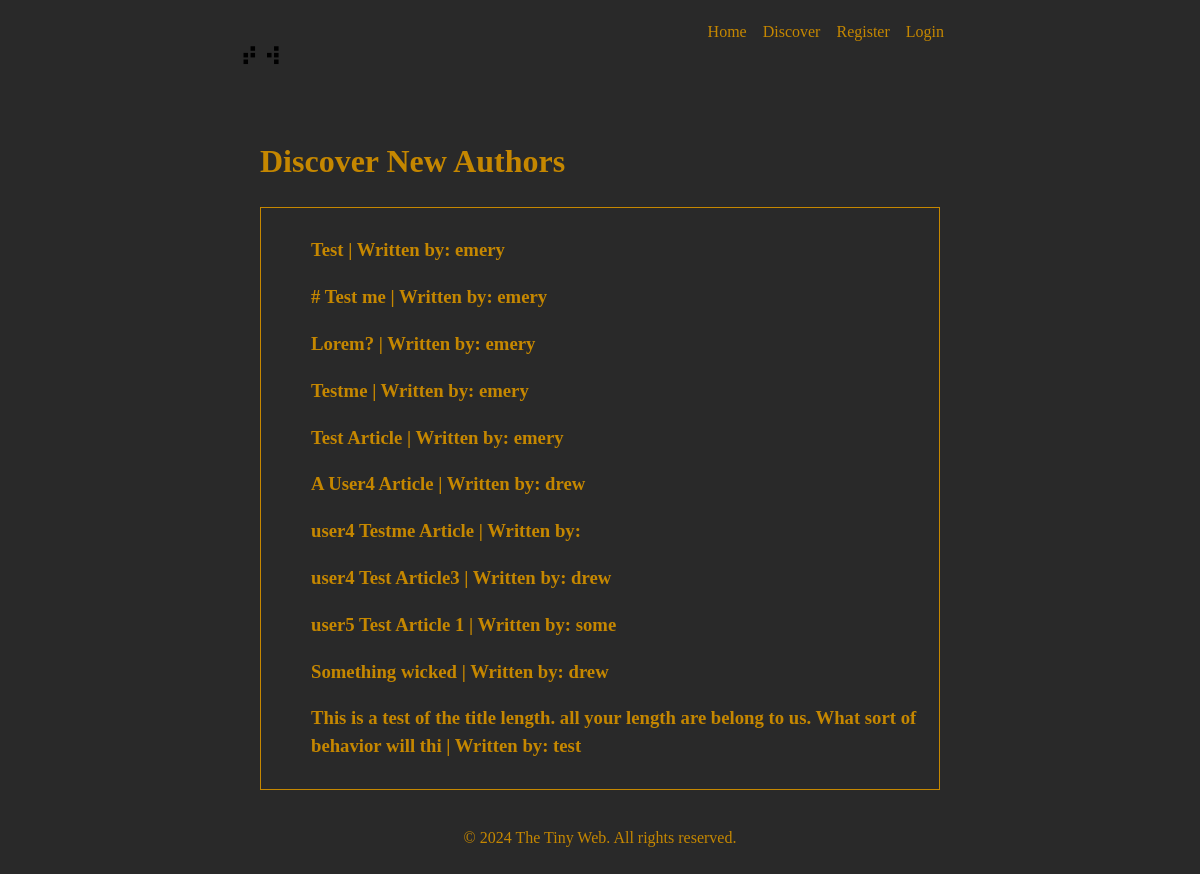
/discover/discover-articles/, run on the app's committed database.
### user/models.py (models this page shows, shortened)
class Article(models.Model):
    title = models.CharField(max_length=100)
    content = MarkdownxField()
    created_at = models.DateTimeField(auto_now_add=True)
    updated_at = models.DateTimeField(auto_now=True)
    user = models.ForeignKey(CustomUser, max_length=10, on_delete=models.CASCADE, null=True)

### account/models.py (models this page shows, shortened)
class CustomUser(AbstractBaseUser, PermissionsMixin):
    username = None
    email = models.EmailField(unique=True)
    first_name = models.CharField(max_length=80)
    last_name = models.CharField(max_length=100)
    is_active = models.BooleanField(default=True)
    is_staff = models.BooleanField(default=False)
    date_joined = models.DateTimeField(default=timezone.now)
    USERNAME_FIELD = 'email'
    REQUIRED_FIELDS = []
    objects = CustomUserManager()
    class DiscoverArticles(models.Model):
        title = models.CharField(max_length=100)

### discover/views.py (the view)
# urls.py: path('discover-articles/', views.discover_articles, name='discover-articles'),
def discover_articles(request):
    article = Article.objects.all()
    context = {'AllArticles': article, }
    return render(request, 'discover/discover-articles.html', context)

### discover/templates/discover/discover-articles.html (shortened to what this page needs)
{% extends 'account/base.html' %}
{% block content %}
    <h1>Discover New Authors</h1>
    <div class="discover-list">
    <ul>
        {% for article in AllArticles %}
            <li>
                <h3>{{ article.title }} | Written by: {{ article.user.first_name }}</h3>
            </li>
        {% endfor %}
    </ul>
    </div>
{% endblock %}

### static/css/style.css (style rules this page uses)
:root { margin: auto; }
body { background-color: rgb(41, 41, 41); margin: auto; padding: 20px; max-width: 720px; text-align: left; word-wrap: break-word; overflow-wrap: break-word; line-height: 1.5; }
.discover-list { border : 1px solid rgb(197, 135, 0); background-color: rgb(41, 41, 41); color: rgb(197, 135, 0); padding: 10px; }
.discover-list li { list-style: none; }

### data on the page
Article: title "Test", user.first_name "emery"
Article: title "# Test me", user.first_name "emery"
Article: title "Lorem?", user.first_name "emery"
Article: title "Testme", user.first_name "emery"
Article: title "Test Article", user.first_name "emery"
Article: title "A User4 Article", user.first_name "drew"
Article: title "user4 Testme Article"
Article: title "user4 Test Article3", user.first_name "drew"
Article: title "user5 Test Article 1", user.first_name "some"
Article: title "Something wicked", user.first_name "drew"
Article: title "This is a test of the title length. all your length are belong to us. What sort of behavior will thi", user.first_name "test"
